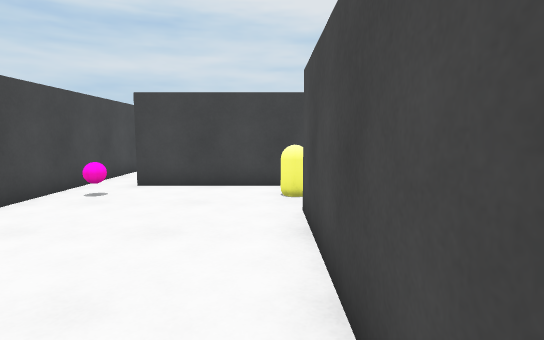
view 1 (above)

16 first-person views from a walk through a 3-D level made in the Unity game engine. The camera is 1.3 m above the floor, tilts 6° down and sees 80° across. The floor is counted in squares, 1 m on a side. Each view is taken from the middle of a square. On the plan, view 1 faces up. The plan holds only what a view shows up to about 14 squares ahead; the rest is blank. The player character is not drawn.

view 2
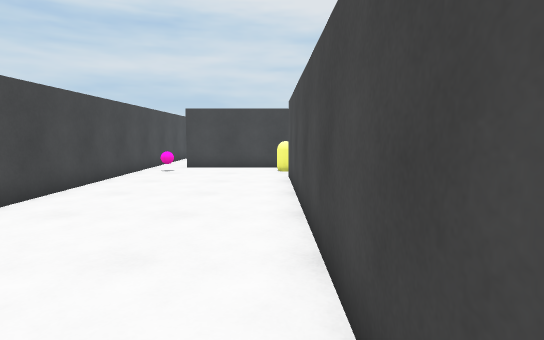

view 3
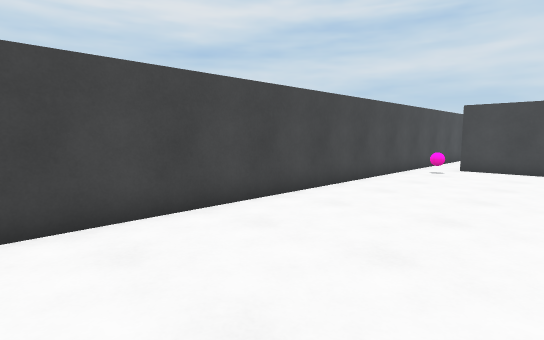

view 4
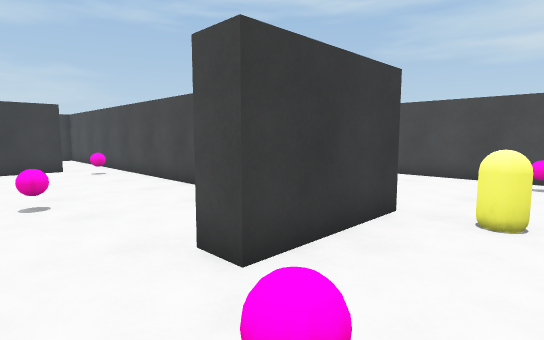

view 5
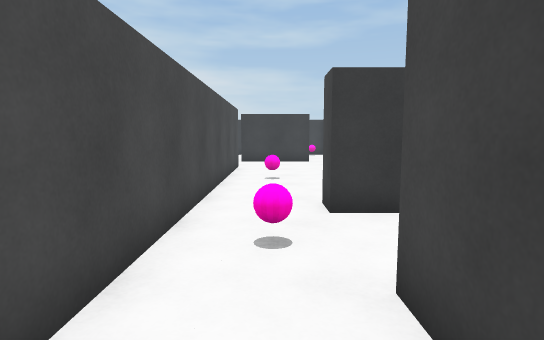

view 6
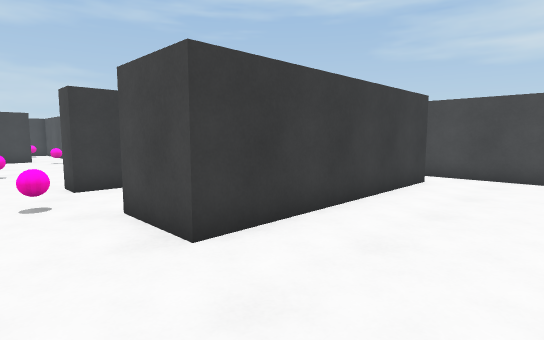

view 7
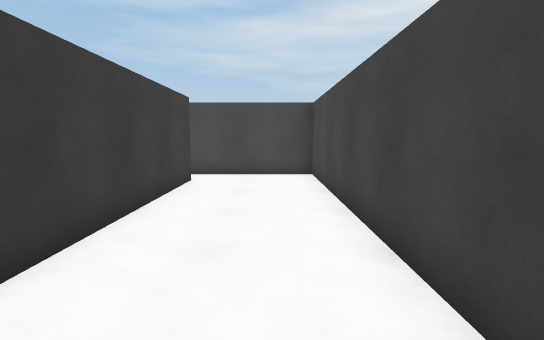

view 8
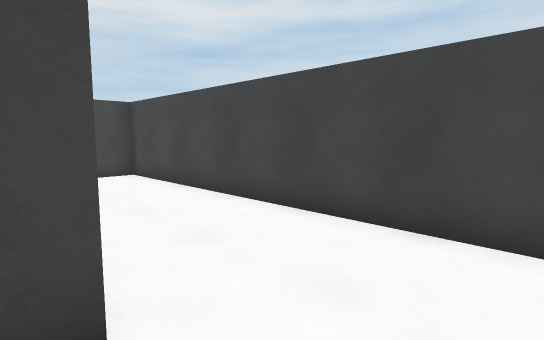

view 9
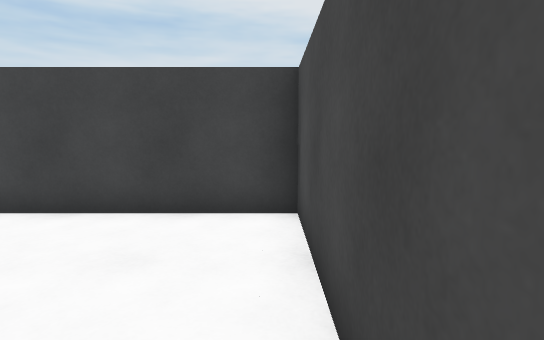

view 10
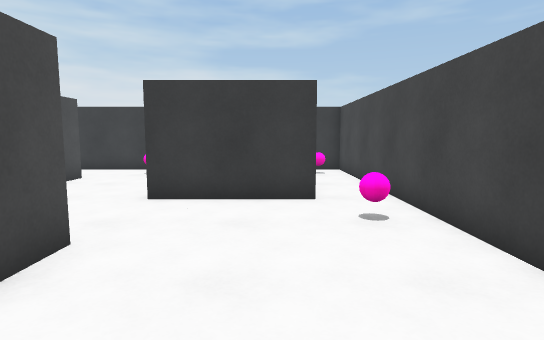

view 11
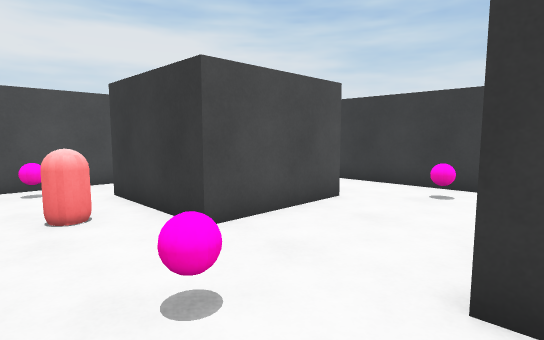

view 12
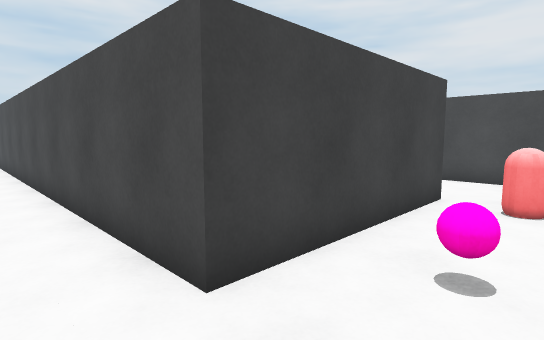

view 13
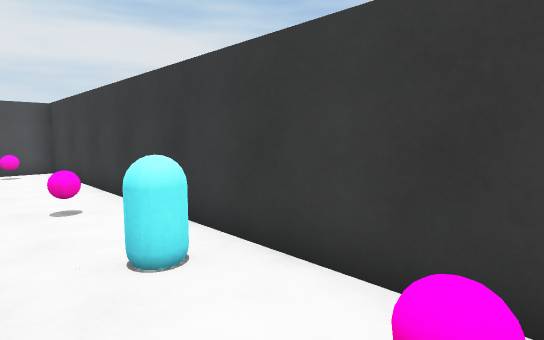

view 14
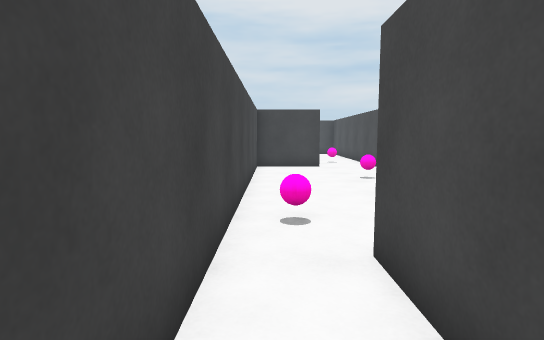

view 15
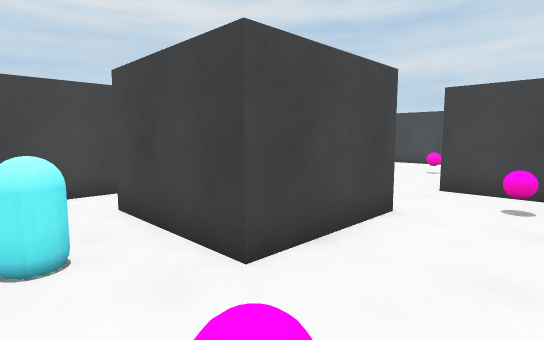

view 16
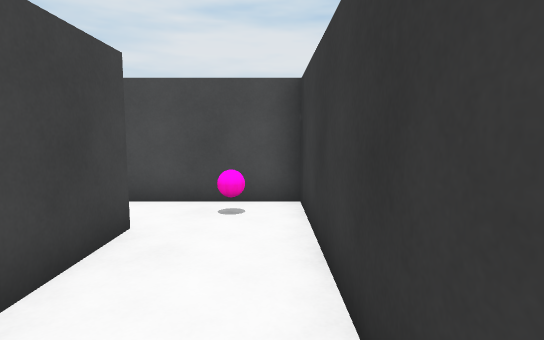

### Floor plan
Points are (right, up) in squares from view 1. A wall is a line through its corners. A room is listed if a view was taken in it or the views show most of it. See-through windows are left out.
Room 1 (views 1, 2, 3, 4)
walls: (0.9, 8.4) (-3.6, 8.4); (-5, 8.4) (-5, -4.6); (0.5, -4.5) (0.5, 5.6) (4, 5.6); (6.4, 5.4) (6.4, 8.4)
ways out: opening at (-4, 9.5) to room 2; opening at (5.5, 9.5) to room 2; opening at (5.5, 5) to room 3
objects: pink ball (-4, 7); yellow capsule (0, 7) to (1, 7); pink ball (5, 7)
Room 2 (views 5, 6, 7, 8, 9)
walls: (-3.6, 10.6) (4, 10.6) (4, 8.4); (6.4, 8.4) (6.4, 14.4) (-5, 14.4) (-5, 8.4)
ways out: opening at (-4, 9.5) to room 1; opening at (5.5, 9.5) to room 1
Room 3 (views 10, 11, 12, 13, 14, 15, 16)
walls: (12.2, -2.8) (6.4, -2.8) (6.4, 5.4); (3.1, -7.9) (3.1, -5.6) (6.6, -5.6) (6.6, -9) (3, -9); (9.9, -9) (9.9, -5.6) (13.5, -5.6); (13.5, -9) (11.2, -9); (15.4, -6.2) (15.4, -3.5); (4, 5.6) (4, 4.8) (1.4, 4.8) (1.4, -11.6) (15.4, -11.6) (15.4, -8.1)
ways out: opening at (5.5, 5) to room 1; opening at (13.5, -2.5)
objects: pink ball (2, -11) to (2, -10); pink ball (2, -4); cyan capsule (5, -11) to (5, -10); pink ball (5, 1); pink ball (8, -10); pink ball (8, -4); other object (11, -4) to (12, -4); pink ball (14, -10) to (15, -10); pink ball (14, -4) to (15, -4)

Where each view was taken, in squares from view 1:
view 1: 0 up, 0 right, facing up
view 2: 5 down, 0 right, facing up
view 3: 5 down, 0 right, facing up-left
view 4: 8 up, 6 right, facing down-left
view 5: 11 up, 5 right, facing down
view 6: 14 up, 6 right, facing down-left
view 7: 13 up, 6 right, facing left
view 8: 10 up, 6 right, facing up-left
view 9: 9 up, 6 right, facing up
view 10: 1 up, 4 right, facing down
view 11: 3 down, 6 right, facing down-right
view 12: 5 down, 5 right, facing up-right
view 13: 9 down, 2 right, facing down-right
view 14: 9 down, 2 right, facing up
view 15: 11 down, 9 right, facing up-left
view 16: 11 down, 9 right, facing right
